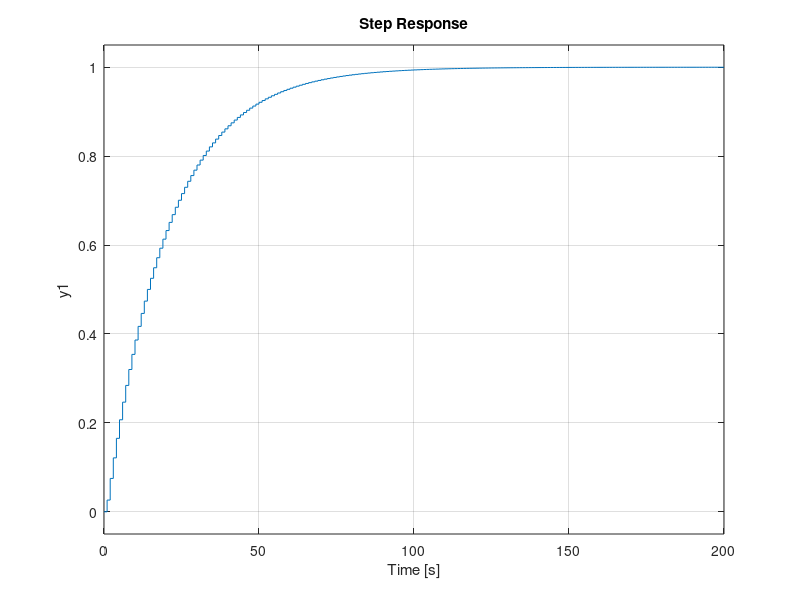
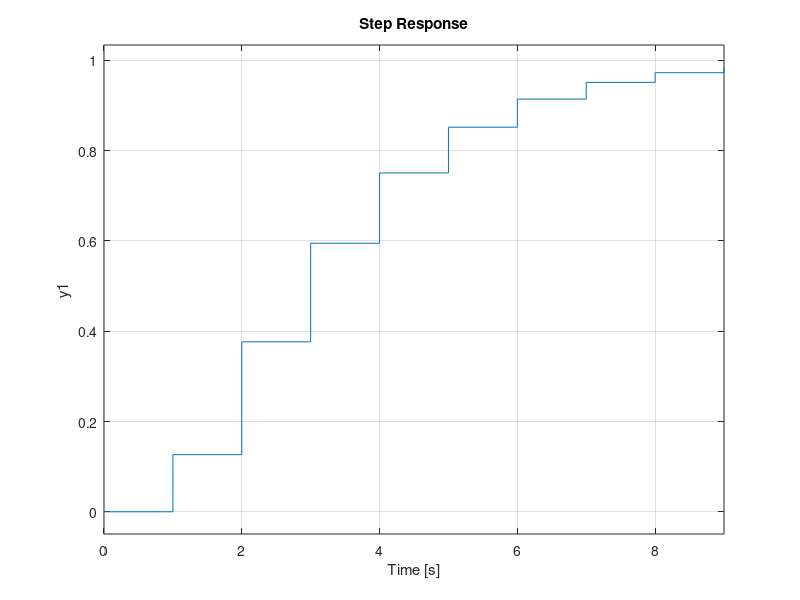
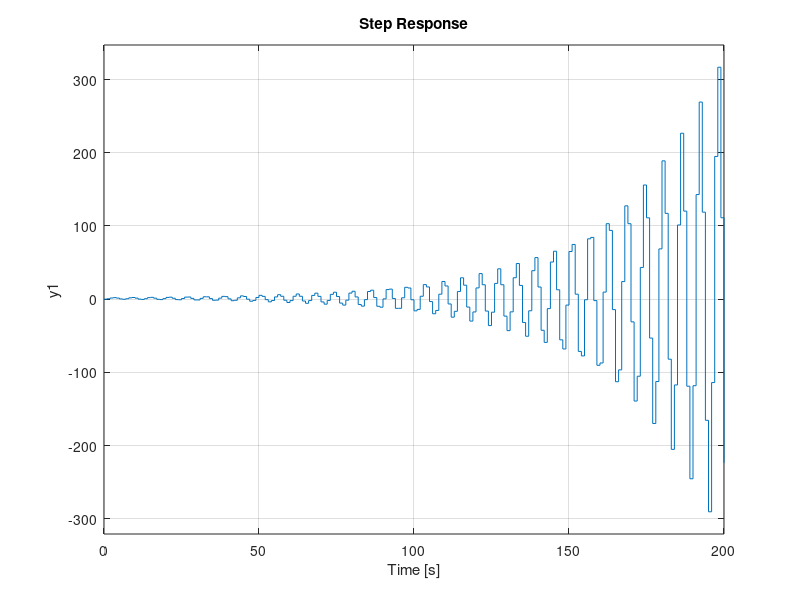
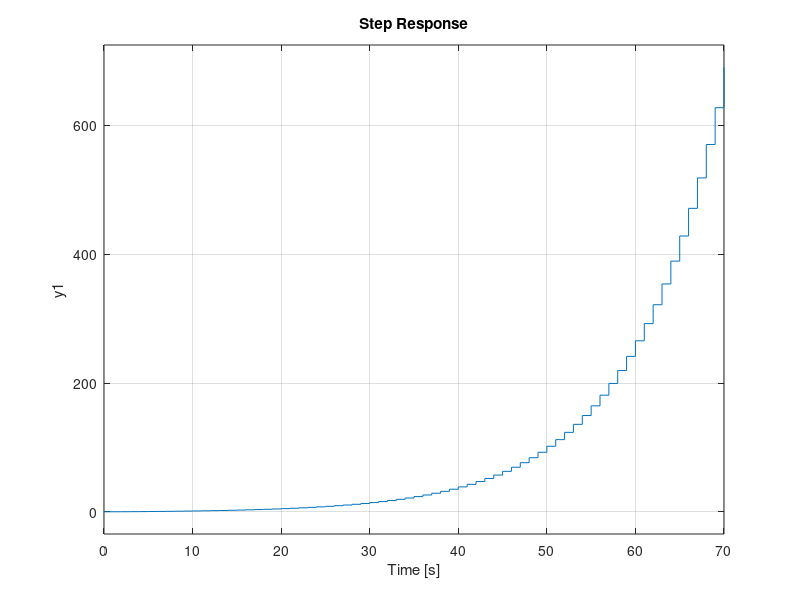

Here is the MATLAB script that generated these plots, in order:
%% MR2007 Spring 18
% Generate step plots for RST exercise

numerators = [0.5, 0.45
    0.8, 0.78
    0.8, 0.78
    0.8, 0.78
    0.5, 0.45];
denominators = [1, -0.95, 0
    1, -1, 0.25
    1, -1, 0.81+0.5^2
    1, -1.6, -0.09+0.8^2
    1, -1.6, 0.09+0.8^2];


tvec = (0:1:40)';
ys = zeros(length(tvec), 5);
for i=1:size(numerators,1)
    num = numerators(i,:);
    den = denominators(i,:);
    Gc = abs(sum(den)/sum(num))*tf(num, den, 1)
    figure(i)
    clf
    subplot(121)
    pzmap(Gc)
    subplot(122)
    step(Gc)
    [ys(:,i), t] = step(Gc, tvec);
end

fname = 'pole-placement-exercise-step-plot.dta';
dlmwrite(fname, cat(2, t, ys));
